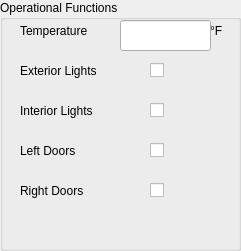
   <widget class="QGroupBox" name="opGroup_tb">
    <property name="geometry">
     <rect>
      <x>650</x>
      <y>170</y>
      <width>241</width>
      <height>251</height>
     </rect>
    </property>
    <property name="title">
     <string>Operational Functions</string>
    </property>
    <widget class="QLabel" name="tempLabel_tb">
     <property name="geometry">
      <rect>
       <x>20</x>
       <y>10</y>
       <width>101</width>
       <height>41</height>
      </rect>
     </property>
     <property name="frameShape">
      <enum>QFrame::NoFrame</enum>
     </property>
     <property name="text">
      <string>Temperature</string>
     </property>
    </widget>
    <widget class="QLabel" name="extLightLabel_tb">
     <property name="geometry">
      <rect>
       <x>20</x>
       <y>50</y>
       <width>101</width>
       <height>41</height>
      </rect>
     </property>
     <property name="frameShape">
      <enum>QFrame::NoFrame</enum>
     </property>
     <property name="text">
      <string>Exterior Lights</string>
     </property>
    </widget>
    <widget class="QLabel" name="leftDoorLabel_tb">
     <property name="geometry">
      <rect>
       <x>20</x>
       <y>130</y>
       <width>101</width>
       <height>41</height>
      </rect>
     </property>
     <property name="frameShape">
      <enum>QFrame::NoFrame</enum>
     </property>
     <property name="text">
      <string>Left Doors</string>
     </property>
    </widget>
    <widget class="QLabel" name="tempValue_tb">
     <property name="geometry">
      <rect>
       <x>210</x>
       <y>10</y>
       <width>16</width>
       <height>41</height>
      </rect>
     </property>
     <property name="frameShape">
      <enum>QFrame::NoFrame</enum>
     </property>
     <property name="text">
      <string>°F</string>
     </property>
    </widget>
    <widget class="QLabel" name="intLightLabel_tb">
     <property name="geometry">
      <rect>
       <x>20</x>
       <y>90</y>
       <width>101</width>
       <height>41</height>
      </rect>
     </property>
     <property name="frameShape">
      <enum>QFrame::NoFrame</enum>
     </property>
     <property name="text">
      <string>Interior Lights</string>
     </property>
    </widget>
    <widget class="QLabel" name="rightDoorLabel_tb">
     <property name="geometry">
      <rect>
       <x>20</x>
       <y>170</y>
       <width>101</width>
       <height>41</height>
      </rect>
     </property>
     <property name="frameShape">
      <enum>QFrame::NoFrame</enum>
     </property>
     <property name="text">
      <string>Right Doors</string>
     </property>
    </widget>
    <widget class="QCheckBox" name="intLightCheck">
     <property name="geometry">
      <rect>
       <x>150</x>
       <y>100</y>
       <width>16</width>
       <height>20</height>
      </rect>
     </property>
     <property name="text">
      <string/>
     </property>
     <property name="checkable">
      <bool>true</bool>
     </property>
     <property name="checked">
      <bool>false</bool>
     </property>
     <property name="tristate">
      <bool>false</bool>
     </property>
    </widget>
    <widget class="QCheckBox" name="leftDoorCheck">
     <property name="geometry">
      <rect>
       <x>150</x>
       <y>140</y>
       <width>16</width>
       <height>20</height>
      </rect>
     </property>
     <property name="text">
      <string/>
     </property>
    </widget>
    <widget class="QCheckBox" name="extLightCheck">
     <property name="geometry">
      <rect>
       <x>150</x>
       <y>60</y>
       <width>16</width>
       <height>20</height>
      </rect>
     </property>
     <property name="text">
      <string/>
     </property>
    </widget>
    <widget class="QCheckBox" name="rightDoorCheck">
     <property name="geometry">
      <rect>
       <x>150</x>
       <y>180</y>
       <width>16</width>
       <height>20</height>
      </rect>
     </property>
     <property name="text">
      <string/>
     </property>
    </widget>
    <widget class="QLineEdit" name="tempTextBox">
     <property name="geometry">
      <rect>
       <x>120</x>
       <y>20</y>
       <width>91</width>
       <height>31</height>
      </rect>
     </property>
     <property name="alignment">
      <set>Qt::AlignRight|Qt::AlignTrailing|Qt::AlignVCenter</set>
     </property>
    </widget>
   </widget>
